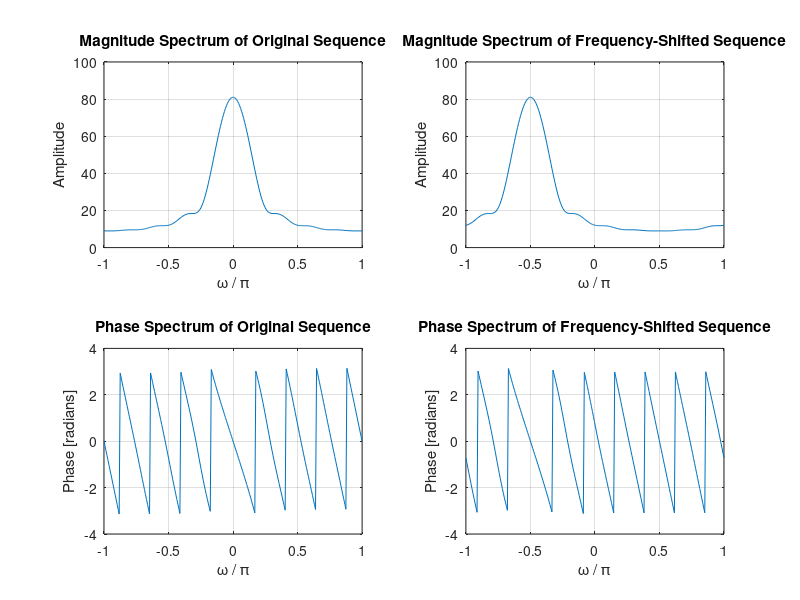

Here is the MATLAB script that generated this plot:
% Program P3_3 modified for Q3.10
% Frequency-Shifting Properties of DTFT
clf;
w = -pi:2*pi/255:pi; % frequency vector
wo = -0.5*pi; % amount of frequency shift
num1 = [1 3 5 7 9 11 13 15 17]; % input sequence coefficients
L = length(num1); % length of input sequence
h1 = freqz(num1, 1, w); % DTFT of input sequence
n = 0:L-1; % index vector
num2 = exp(wo*1i*n).*num1; % frequency shifted input sequence
h2 = freqz(num2, 1, w); % DTFT of frequency-shifted input sequence
% plot magnitude spectrum of original sequence DTFT
subplot(2,2,1)
plot(w/pi,abs(h1));grid
title('Magnitude Spectrum of Original Sequence')
xlabel('\omega / \pi')
ylabel('Amplitude')
% plot magnitude spectrum of frequency-shifted sequence DTFT
subplot(2,2,2)
plot(w/pi,abs(h2));grid
title('Magnitude Spectrum of Frequency-Shifted Sequence')
xlabel('\omega / \pi')
ylabel('Amplitude')
% plot phase spectrum of original sequence DTFT
subplot(2,2,3)
plot(w/pi,angle(h1));grid
title('Phase Spectrum of Original Sequence')
xlabel('\omega / \pi')
ylabel('Phase [radians]')
% plot phase spectrum of frequency-shifted sequence DTFT
subplot(2,2,4)
plot(w/pi,angle(h2));grid
title('Phase Spectrum of Frequency-Shifted Sequence')
xlabel('\omega / \pi')
ylabel('Phase [radians]')

